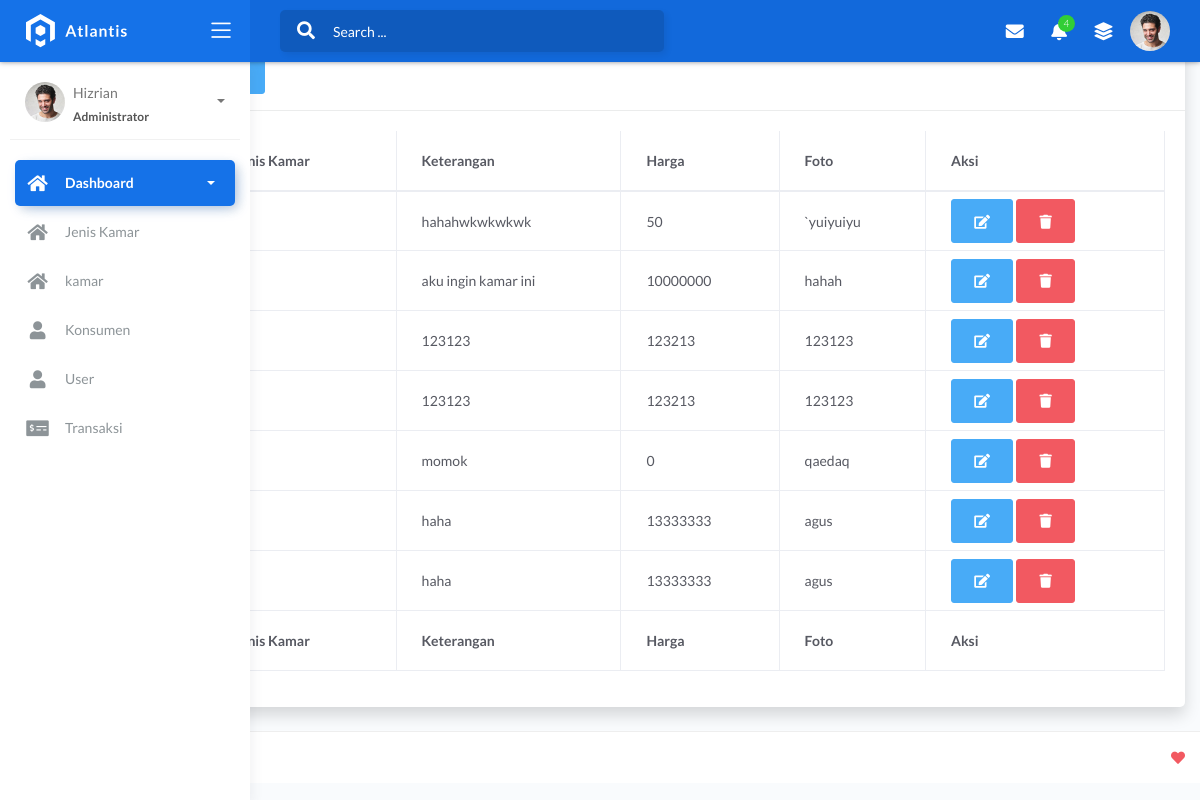
/latihan_nazar/index.php/j_kamar, run on the app's committed database.
### tables this page shows
CREATE TABLE `tbl_jenis_kamar` (
  `id_jenis` int(11) NOT NULL,
  `nama_jenis_kamar` varchar(100) NOT NULL,
  `keterangan` text NOT NULL,
  `harga` int(11) NOT NULL,
  `foto` varchar(100) NOT NULL
);

### latihan_nazar/application/controllers/J_kamar.php (called while the page is built, shortened)
<?php
class J_kamar  extends CI_Controller
{
    function index()
    {
        $data['tbl_jenis_kamar'] = $this->M_jenis_kamar->SemuaData();
        $this->load->view('partial_admin/header');
        $this->load->view('partial_admin/navigasi');
        $this->load->view('partial_admin/js');
        $this->load->view('content_admin/jenis_kamar',$data);
        $this->load->view('partial_admin/footer');
    }
}

### latihan_nazar/index.php (called while the page is built, shortened)
<?php
require_once BASEPATH.'core/CodeIgniter.php';

### latihan_nazar/application/models/M_jenis_kamar.php (called while the page is built, shortened)
<?php
class M_jenis_kamar extends CI_Model
{
    function SemuaData()
    {
        return $this->db->get('tbl_jenis_kamar')->result_array();
    }
}

### latihan_nazar/application/views/content_admin/jenis_kamar.php (the view, shortened to what this page needs)
<div class="container-fluid">
    <h1 class="h3 mb-2 text-gray-800">
    </h1>
    <div class="card shadow mb-4">
        <div class="card-header py-3">
            <h6 class="m-0 font-weight-bold text-info">Data Jenis Kamar
                <a href="<?= base_url('index.php/j_kamar/tambah_data_jenis') ?>">
                    <button class="btn btn-info">Tambah data</button>
                </a>
            </h6>
        </div>
        <div class="card-body">
            <div class="table-responsive">
                <table class="table table-bordered" id="dataTable" width="100%" cellspacing="0">
                    <thead>
                        <tr>
                            <th>Id Jenis</th>
                            <th>Nama Jenis Kamar</th>
                            <th>Keterangan</th>
                            <th>Harga</th>
                            <th>Foto</th>
                            <th>Aksi</th>
                        </tr>
                    </thead>
                    <tfoot>
                        <tr>
                            <th>Id Jenis</th>
                            <th>Nama Jenis Kamar</th>
                            <th>Keterangan</th>
                            <th>Harga</th>
                            <th>Foto</th>
                            <th>Aksi</th>
                        </tr>
                    </tfoot>
                    <tbody>
                        <?php
                        $no = 1;
                        foreach ($tbl_jenis_kamar as $tjk) :
                        ?>
                            <tr>
                                <td><?php echo $no++; ?></td>
                                <td><?php echo $tjk["nama_jenis_kamar"] ?></td>
                                <td><?php echo $tjk["keterangan"] ?></td>
                                <td><?php echo $tjk["harga"] ?></td>
                                <td><?php echo $tjk["foto"] ?></td>
                                <td>
                                    <a href="<?= base_url('index.php/j_kamar/update_data_jk/') ?><?php echo $tjk['id_jenis'] ?>" class="btn btn-info btn-circle">
                                        <i class="fas fa-edit"></i>
                                    </a>
                                    <a href="<?= base_url('index.php/j_kamar/hapus_data_jk/') ?><?php echo $tjk['id_jenis'] ?>" class="btn btn-danger btn-circle">
                                        <i class="fas fa-trash"></i>
                                    </a>
                                </td>
                            </tr>
                        <?php endforeach; ?>
                    </tbody>
                </table>
            </div>
        </div>
    </div>

### latihan_nazar/application/views/partial_admin/header.php (shortened to what this page needs)
<!DOCTYPE html>
<html lang="en">
<head>
	<link rel="stylesheet" href="<?= base_url('') ?>assets_admin/css/bootstrap.min.css">
	<link rel="stylesheet" href="<?= base_url('') ?>assets_admin/css/atlantis.min.css">
	<link rel="stylesheet" href="<?= base_url('') ?>assets_admin/css/demo.css">
</head>

### latihan_nazar/application/views/partial_admin/navigasi.php (shortened to what this page needs)
<body>
	<div class="wrapper">
		<div class="main-header">
			<div class="logo-header" data-background-color="blue">
				<a href="index.html" class="logo">
					<img src="<?= base_url('') ?>assets_admin/img/logo.svg" alt="navbar brand" class="navbar-brand">
				</a>
				<div class="nav-toggle">
					<button class="btn btn-toggle toggle-sidebar">
						<i class="icon-menu"></i>
					</button>
				</div>
			</div>
			<nav class="navbar navbar-header navbar-expand-lg" data-background-color="blue2">
				<div class="container-fluid">
					<div class="collapse" id="search-nav">
						<form class="navbar-left navbar-form nav-search mr-md-3">
							<div class="input-group">
								<div class="input-group-prepend">
									<button type="submit" class="btn btn-search pr-1">
										<i class="fa fa-search search-icon"></i>
									</button>
								</div>
								<input type="text" placeholder="Search ..." class="form-control">
							</div>
						</form>
					</div>
					<ul class="navbar-nav topbar-nav ml-md-auto align-items-center">
						<li class="nav-item dropdown hidden-caret">
							<a class="nav-link dropdown-toggle" href="#" id="messageDropdown" role="button" data-toggle="dropdown" aria-haspopup="true" aria-expanded="false">
								<i class="fa fa-envelope"></i>
							</a>
						</li>
						<li class="nav-item dropdown hidden-caret">
							<a class="nav-link dropdown-toggle" href="#" id="notifDropdown" role="button" data-toggle="dropdown" aria-haspopup="true" aria-expanded="false">
								<i class="fa fa-bell"></i>
								<span class="notification">4</span>
							</a>
						</li>
						<li class="nav-item dropdown hidden-caret">
							<a class="nav-link" data-toggle="dropdown" href="#" aria-expanded="false">
								<i class="fas fa-layer-group"></i>
							</a>
						</li>
						<li class="nav-item dropdown hidden-caret">
							<a class="dropdown-toggle profile-pic" data-toggle="dropdown" href="#" aria-expanded="false">
								<div class="avatar-sm">
									<img src="<?= base_url('') ?>assets_admin/img/profile.jpg" alt="..." class="avatar-img rounded-circle">
								</div>
							</a>
						</li>
					</ul>
				</div>
			</nav>
		</div>
		<div class="sidebar sidebar-style-2">
			<div class="sidebar-wrapper scrollbar scrollbar-inner">
				<div class="sidebar-content">
					<div class="user">
						<div class="avatar-sm float-left mr-2">
							<img src="<?= base_url('') ?>assets_admin/img/profile.jpg" alt="..." class="avatar-img rounded-circle">
						</div>
						<div class="info">
							<a data-toggle="collapse" href="#collapseExample" aria-expanded="true">
								<span>
									Hizrian
									<span class="user-level">Administrator</span>
									<span class="caret"></span>
								</span>
							</a>
						</div>
					</div>
					<ul class="nav nav-primary">
						<li class="nav-item active">
							<a data-toggle="collapse" href="#dashboard" class="collapsed" aria-expanded="false">
								<i class="fas fa-home"></i>
								<p>Dashboard</p>
								<span class="caret"></span>
							</a>
						</li>
						<li class="nav-item">
						<a class="nav-link" href="<?= base_url('index.php/j_kamar') ?>">
								<i class="fas fa-home"></i>
								<p>Jenis Kamar</p>
							</a>
						</li>
						<li class="nav-item">
						<a class="nav-link" href="<?= base_url('index.php/kamar') ?>">
								<i class="fas fa-home"></i>
								<p>kamar</p>
							</a>
						</li>
						<li class="nav-item">
						<a class="nav-link" href="<?= base_url('index.php/konsumen') ?>">
								<i class="fas fa-user"></i>
								<p>Konsumen</p>
							</a>
						</li>
						<li class="nav-item">
						<a class="nav-link" href="<?= base_url('index.php/user') ?>">
								<i class="fas fa-user"></i>
								<p>User</p>
							</a>
						</li>
						<li class="nav-item">
						<a class="nav-link" href="<?= base_url('index.php/transaksi') ?>">
								<i class="fas fa-money-check-alt"></i>
								<p>Transaksi</p>
							</a>
						</li>
				</div>
			</div>
		</div>

### latihan_nazar/application/views/partial_admin/js.php (shortened to what this page needs)
</body>
</html>

### latihan_nazar/application/views/partial_admin/footer.php (shortened to what this page needs)
	<footer class="footer">
		<div class="container-fluid">
			<nav class="pull-left">
				<ul class="nav">
					<li class="nav-item">
						<a class="nav-link" href="https://www.themekita.com">
						</a>
					</li>
					<li class="nav-item">
						<a class="nav-link" href="#">
						</a>
					</li>
					<li class="nav-item">
						<a class="nav-link" href="#">
						</a>
					</li>
				</ul>
			</nav>
			<div class="copyright ml-auto">
				 <i class="fa fa-heart heart text-danger"></i> <a href="https://www.themekita.com"></a>
			</div>
		</div>
	</footer>
</div>

### data on the page
tbl_jenis_kamar: keterangan "hahahwkwkwkwk", harga "50", foto "`yuiyuiyu"
tbl_jenis_kamar: keterangan "aku ingin kamar ini", harga "10000000", foto "hahah"
tbl_jenis_kamar: keterangan "123123", harga "123213", foto "123123"
tbl_jenis_kamar: keterangan "123123", harga "123213", foto "123123"
tbl_jenis_kamar: keterangan "momok", harga "0", foto "qaedaq"
tbl_jenis_kamar: keterangan "haha", harga "13333333", foto "agus"
tbl_jenis_kamar: keterangan "haha", harga "13333333", foto "agus"
